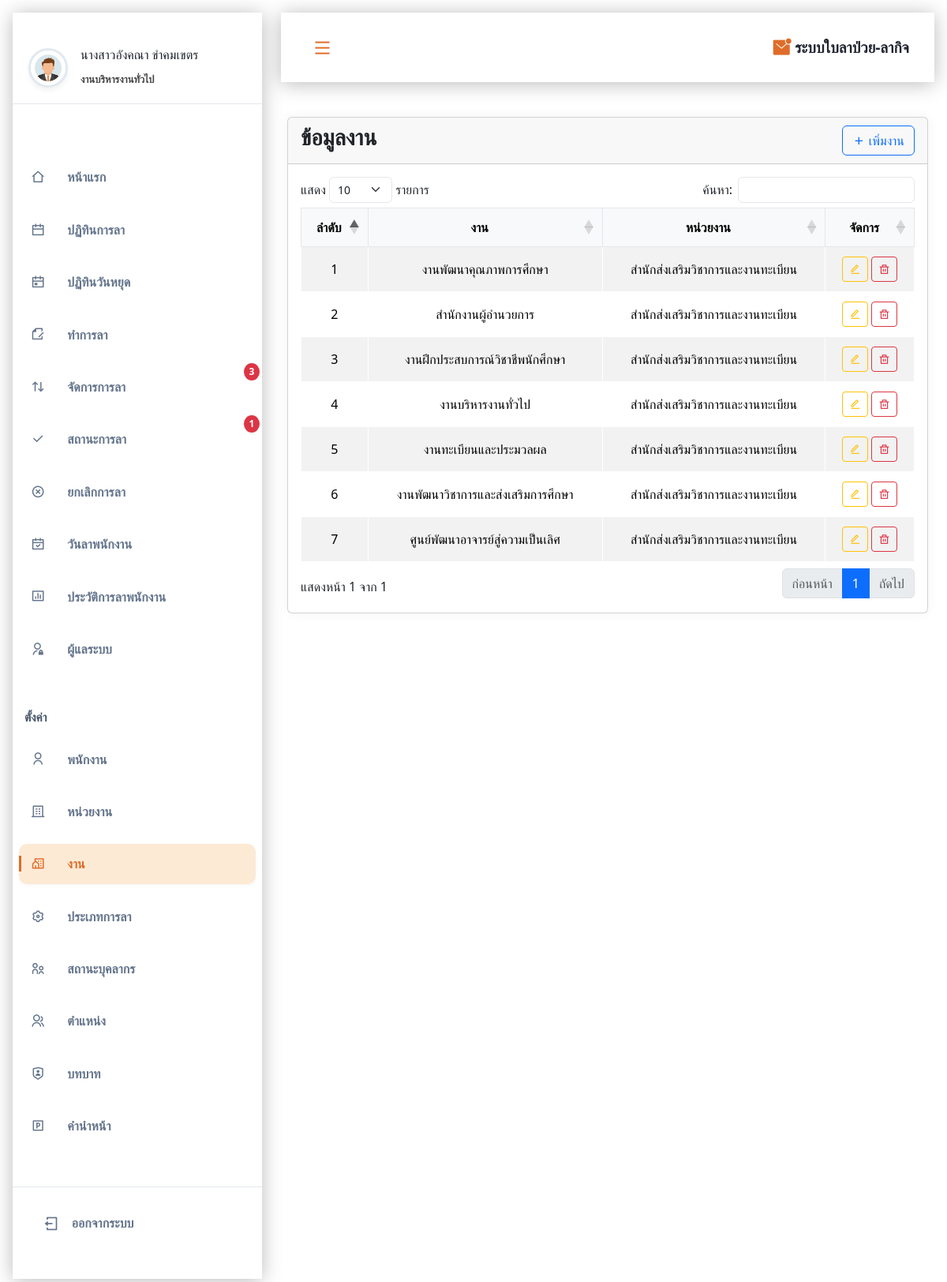
/admin/subdepart.php (signed in), run on the app's committed database.
### tables this page shows
CREATE TABLE IF NOT EXISTS `subdepart` (
  `subdepartid` int NOT NULL AUTO_INCREMENT,
  `headepartid` int DEFAULT NULL,
  `subdepartname` varchar(100) DEFAULT NULL,
  PRIMARY KEY (`subdepartid`),
  KEY `headepartid` (`headepartid`),
  CONSTRAINT `subdepart_ibfk_1` FOREIGN KEY (`headepartid`) REFERENCES `headepart` (`headepartid`)
);

CREATE TABLE IF NOT EXISTS `headepart` (
  `headepartid` int NOT NULL AUTO_INCREMENT,
  `headepartname` varchar(100) DEFAULT NULL,
  PRIMARY KEY (`headepartid`)
);

### admin/subdepart.php (the view, shortened to what this page needs)
<!DOCTYPE html>
<html lang="en">
<head>
   <link rel="stylesheet" href="https://cdnjs.cloudflare.com/ajax/libs/remixicon/4.2.0/remixicon.css">
   <link rel="stylesheet" href="assets/css/styles.css">
   <link rel="stylesheet" href="https://cdn.jsdelivr.net/npm/fullcalendar@5.11.3/main.min.css">
   <link rel="stylesheet" href="https://cdn.datatables.net/responsive/2.4.1/css/responsive.bootstrap5.min.css">
   <link rel="stylesheet" href="https://cdn.datatables.net/1.13.7/css/dataTables.bootstrap5.min.css">
   <link rel="stylesheet" href="https://cdn.jsdelivr.net/npm/sweetalert2@11/dist/sweetalert2.min.css">
   <link rel="stylesheet" href="assets/css/table.css">
</head>
<body>
   <?php
   include('component/sidebar.php');
   ?>
   <main class="main container3" id="main">
      <div class="card">
         <div class="card-header d-flex justify-content-between align-items-center">
            <h3 class="card-title">ข้อมูลงาน</h3>
            <button type="button" class="btn btn-outline-primary" data-bs-toggle="modal" data-bs-target="#addSubDepartmentModal">
               <i class="ri-add-line"></i> เพิ่มงาน
            </button>
         </div>
         <div class="card-body">
            <table id="subDepartmentTable" class="table table-striped table-bordered dt-responsive nowrap" style="width:100%">
               <thead>
                  <tr>
                     <th>ลำดับ</th>
                     <th>งาน</th>
                     <th>หน่วยงาน</th>
                     <th>จัดการ</th>
                  </tr>
               </thead>
               <tbody>
                  <?php
                  include('conn/conn.php');
                  $sql = "SELECT subdepart.*, headepart.headepartname
                  FROM subdepart
                  LEFT JOIN headepart ON subdepart.headepartid = headepart.headepartid
                  ORDER BY subdepart.subdepartid DESC";
                  $result = mysqli_query($conn, $sql);
                  while ($row = mysqli_fetch_assoc($result)) {
                  ?>
                     <tr>
                        <td><?php echo $row['subdepartid']; ?></td>
                        <td><?php echo $row['subdepartname']; ?></td>
                        <td><?php echo $row['headepartname']; ?></td>
                        <td>
                           <button class="btn btn-sm btn-outline-warning edit-btn"
                                data-bs-toggle="modal"
                                data-bs-target="#editSubDepartmentModal"
                                data-subdepartid="<?php echo $row['subdepartid']; ?>"
                                data-subdepartname="<?php echo $row['subdepartname']; ?>"
                                data-headepartid="<?php echo $row['headepartid']; ?>">
                                <i class="ri-edit-line"></i>
                             </button>
                           <button class="btn btn-sm btn-outline-danger" onclick="deleteSubDepartment(<?php echo $row['subdepartid']; ?>)">
                              <i class="ri-delete-bin-line"></i>
                           </button>
                        </td>
                     </tr>
                  <?php } ?>
               </tbody>
            </table>
         </div>
      </div>
   </main>
</body>
</html>

### admin/assets/css/styles.css (style rules this page uses)
:root { --header-height: 3.5rem; --first-color: #df6c2a; --title-color: hsl(228, 18%, 16%); --text-color: hsl(300, 1%, 27%); --body-color: hsl(0, 0%, 100%); --shadow-color: hsla(0, 0%, 0%, 0.275); --body-font: "Poppins", sans-serif; --normal-font-size: 0.938rem; --smaller-font-size: 0.75rem; --tiny-font-size: 0.6rem; --font-regular: 400; --font-semi-bold: 600; --z-tooltip: 10; --z-fixed: 100; }
@media screen and (min-width: 1150px) { :root { --normal-font-size: 1rem; --smaller-font-size: 0.813rem; } }
* { box-sizing: border-box; padding: 0; margin: 0; text-decoration: none; }
body { font-family: var(--body-font); font-size: var(--normal-font-size); background-color: var(--body-color); color: var(--text-color); transition: background-color 0.4s; text-decoration: none; }
button { all: unset; }
.container3 { margin-inline: 1.5rem; }
.main { padding-top: 5rem; }
@media screen and (min-width: 1150px) { .main { padding-left: 340px; padding-top: 8rem; transition: padding 0.4s; } }

### admin/assets/css/table.css (style rules this page uses)
.card { background: #ffffff; border-radius: 15px; box-shadow: 0 0 15px rgba(0, 0, 0, 0.05); margin: 20px 0; }
.card-header { background: #ffffff; padding: 20px; border-bottom: 1px solid #e5e7eb; }
.card-title { color: #000000; margin: 0; font-weight: 600; }
.card-body { padding: 20px; }
.table { width: 100%; margin-bottom: 0; vertical-align: middle; border-color: #e5e7eb; background-color: #ffffff; text-align: center; }
.table thead th { background-color: #f8f9fa; color: #000000; font-weight: 600; padding: 12px; text-align: center !important; border: 1px solid #e5e7eb; vertical-align: middle; }
.table-bordered th, .table-bordered td { border: 1px solid #e5e7eb; background-color: #ffffff; }
.table tbody td { padding: 12px; color: #000000; vertical-align: middle; background-color: #ffffff; text-align: center; }
.table-striped tbody tr:nth-of-type(odd), .table-striped tbody tr:nth-of-type(even) { background-color: #ffffff; }
.table-bordered th, .table-bordered td { border: 1px solid #ffffff; background-color: #ffffff; }

### data on the page
subdepart: subdepartid "7", subdepartname "ศูนย์พัฒนาอาจารย์สู่ความเป็นเลิศ", headepartid.headepartname "สำนักส่งเสริมวิชาการและงานทะเบียน"
subdepart: subdepartid "6", subdepartname "งานพัฒนาวิชาการและส่งเสริมการศึกษา", headepartid.headepartname "สำนักส่งเสริมวิชาการและงานทะเบียน"
subdepart: subdepartid "5", subdepartname "งานทะเบียนและประมวลผล", headepartid.headepartname "สำนักส่งเสริมวิชาการและงานทะเบียน"
subdepart: subdepartid "4", subdepartname "งานบริหารงานทั่วไป", headepartid.headepartname "สำนักส่งเสริมวิชาการและงานทะเบียน"
subdepart: subdepartid "3", subdepartname "งานฝึกประสบการณ์วิชาชีพนักศึกษา", headepartid.headepartname "สำนักส่งเสริมวิชาการและงานทะเบียน"
subdepart: subdepartid "2", subdepartname "สำนักงานผู้อำนวยการ", headepartid.headepartname "สำนักส่งเสริมวิชาการและงานทะเบียน"
subdepart: subdepartid "1", subdepartname "งานพัฒนาคุณภาพการศึกษา", headepartid.headepartname "สำนักส่งเสริมวิชาการและงานทะเบียน"

### other printed values
$userName "นางสาวอังคณา ขำคมเขตร"
$department "งานบริหารงานทั่วไป"
$pending_count "3"
$pending_count "1"
